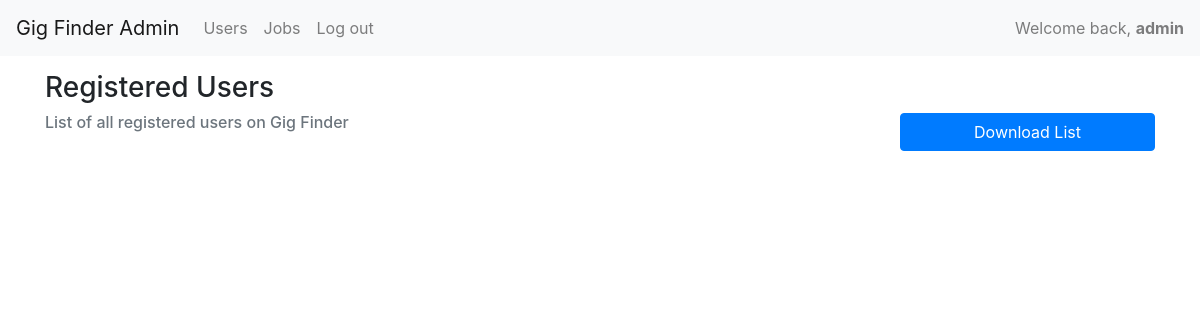
The app's page /gigFinder/users/ (signed in), older data.
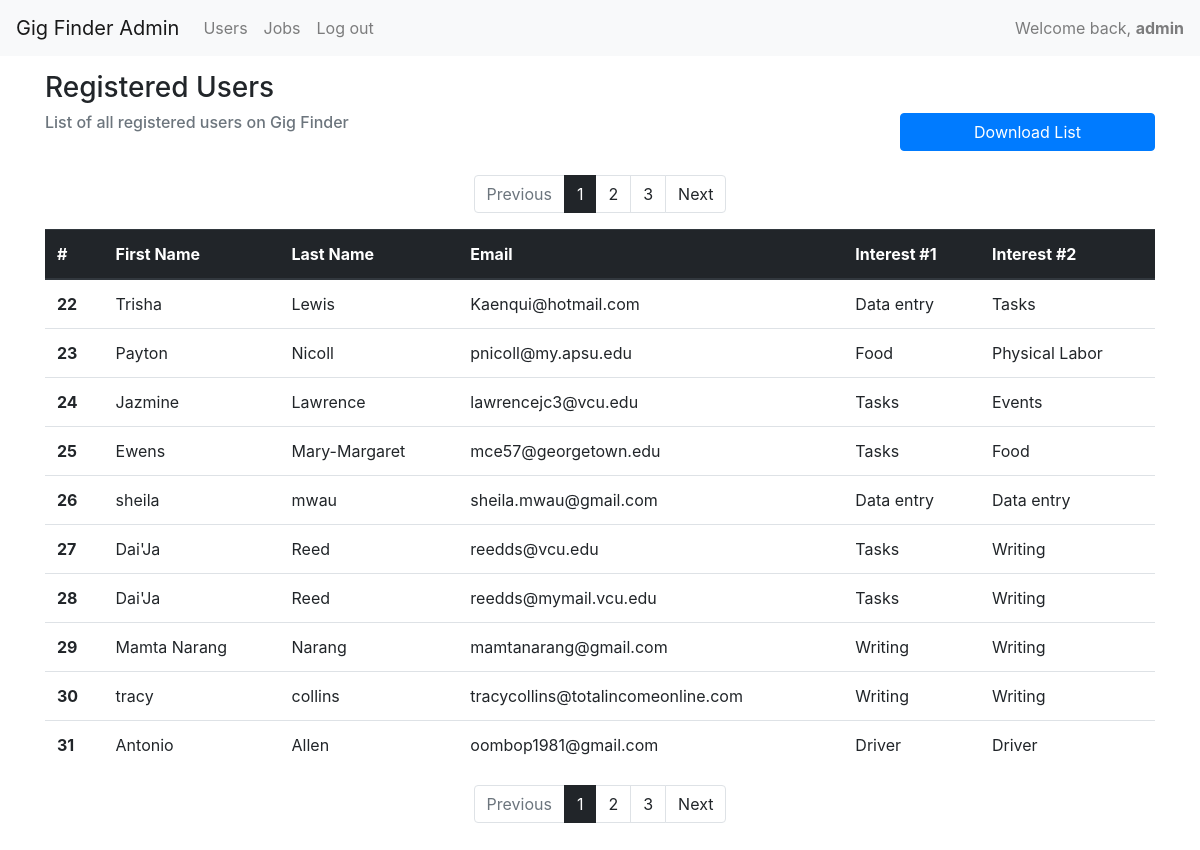
The same page, newer data.
### gig_finder_admin/models.py (models this page shows)
class User(models.Model):
	FirstName = models.CharField(max_length=250, default='')
	LastName = models.CharField(max_length=250, default='')
	Email = models.CharField(max_length=250, default='')
	interest1 = models.CharField(max_length=250, default='')
	interest2 = models.CharField(max_length=250, default='')

### gig_finder_admin/views.py (the view)
# urls.py: path('users/', login_required(views.UserIndexView.as_view()), name='userIndex'),
class UserIndexView(generic.ListView):
    template_name = 'user/index.html'
    context_object_name = 'users'
    model = User
    paginate_by = 10

### gig_finder_admin/templates/user/index.html (shortened to what this page needs)
{% extends 'base.html' %}
{% load static %}
{% block stylesheet %}
  <link rel="stylesheet" href="{% static './css/gigFinder.css' %}">
{% endblock %}
{% block content %}
  <div class="row">
    <div class="col-6">
      <h3>Registered Users</h3>
    </div>
  </div>
  <div class="row">
    <div class="col-6">
        <h6 class="mb-2 text-muted">List of all registered users on Gig Finder</h6>
    </div>
    <div class="offset-3 col-3">
      <button type="button" class="btn btn-block btn-primary" onclick="exportModel('modelUrl')">Download List</button>
    </div>
  </div>
  <br>
  {% if users %}
    {% include "paginator.html" %}
    <table class="table table-hover">
      <thead class="thead-dark">
        <tr>
          <th scope="col">#</th>
          <th scope="col">First Name</th>
          <th scope="col">Last Name</th>
          <th scope="col">Email</th>
          <th scope="col">Interest #1</th>
          <th scope="col">Interest #2</th>
        </tr>
      </thead>
      <tbody>
        {% for user in users %}
          <tr>
            <th scope="row">{{ user.id }}</th>
            <td>{{ user.FirstName }}</td>
            <td>{{ user.LastName }}</td>
            <td>{{ user.Email }}</td>
            <td>{{ user.interest1 }}</td>
            <td>{{ user.interest2 }}</td>
          </tr>
        {% endfor %}
      </tbody>
    </table>
    {% include "paginator.html" %}
  {% endif %}
{% endblock %}

### templates/base.html (shortened to what this page needs)
{% load static %}
<!DOCTYPE html>
<html>
    <head>
      <link rel="stylesheet" href="{% static 'libs/bootstrap/css/bootstrap.min.css' %}">
      <link rel="stylesheet" href="{% static 'css/app.css' %}">
      {% block stylesheet %}{% endblock %}
    </head>
    <body>
      {% block body %}
      {% include "navbar.html" %}
      <div class="container body-pad25">
        {% block content %}
        {% endblock %}
      </div>
      {% endblock body %}
    </body>
</html>

### templates/navbar.html (shortened to what this page needs)
{% block navbar %}
<nav class="navbar navbar-expand-lg navbar-light bg-light">
    <a class="navbar-brand" href="{% url 'polls:index' %}">Gig Finder Admin</a>
    <div class="collapse navbar-collapse" id="navbarSupportedContent">
      <ul class="navbar-nav mr-auto">
        <li class="nav-item">
          <a class="nav-link" href="{% url 'gigFinder:userIndex' %}">Users</a>
        </li>
        <li class="nav-item">
          <a class="nav-link" href="{% url 'gigFinder:jobIndex' %}">Jobs</a>
        </li>
        <li class="nav-item">
          <a class="nav-link" href="{% url 'logout' %}">Log out</a>
        </li>
      </ul>
      {% if user.is_authenticated %}
        <span class="navbar-text">Welcome back, <strong>{{ user.username }}</strong></span>
      {% endif %}
    </div>
</nav>
{% endblock %}

### templates/paginator.html
{% if is_paginated %}
    <ul class="pagination justify-content-center">
        {% if page_obj.has_previous %}
        <li class="page-item"><a class="page-link" href="?page={{ page_obj.previous_page_number }}">Previous</a></li>
        {% else %}
        <li class="page-item disabled"><a class="page-link" href="#">Previous</a></li>
        {% endif %}
        {% for i in paginator.page_range %}
        {% if page_obj.number == i %}
            <li class="page-item active"><span class="page-link">{{ i }}<span class="sr-only">(current)</span></span></li>
        {% else %}
            <li class="page-item"><a class="page-link" href="?page={{ i }}">{{ i }}</a></li>
        {% endif %}
        {% endfor %}
        {% if page_obj.has_next %}
        <li class="page-item"><a class="page-link" href="?page={{ page_obj.next_page_number }}">Next</a></li>
        {% else %}
        <li class="page-item disabled"><span class="page-link">Next</span></li>
        {% endif %}
    </ul>
{% endif %}

### static/css/app.css (style rules this page uses)
.body-pad25 { padding: 15px; }
.page-link { color: #212529 }
.page-item.active .page-link { background-color: #212529; border-color: #212529; }

### gig_finder_admin/static/css/gigFinder.css (style rules this page uses)
.page-link { color: #212529 }
.page-item.active .page-link { background-color: #212529; border-color: #212529; }

Row changes from the older to the newer data that the page shows:
added User: id "22", FirstName "Trisha", LastName "Lewis", Email "Kaenqui@hotmail.com", interest1 "Data entry", interest2 "Tasks"
added User: id "23", FirstName "Payton", LastName "Nicoll", Email "pnicoll@my.apsu.edu", interest1 "Food", interest2 "Physical Labor"
added User: id "24", FirstName "Jazmine", LastName "Lawrence", Email "lawrencejc3@vcu.edu", interest1 "Tasks", interest2 "Events"
added User: id "25", FirstName "Ewens", LastName "Mary-Margaret", Email "mce57@georgetown.edu", interest1 "Tasks", interest2 "Food"
added User: id "26", FirstName "sheila", LastName "mwau", Email "sheila.mwau@gmail.com", interest1 "Data entry", interest2 "Data entry"
added User: id "27", FirstName "Dai'Ja", LastName "Reed", Email "reedds@vcu.edu", interest1 "Tasks", interest2 "Writing"
added User: id "28", FirstName "Dai'Ja", LastName "Reed", Email "reedds@mymail.vcu.edu", interest1 "Tasks", interest2 "Writing"
added User: id "29", FirstName "Mamta Narang", LastName "Narang", Email "mamtanarang@gmail.com", interest1 "Writing", interest2 "Writing"
added User: id "30", FirstName "tracy", LastName "collins", Email "tracycollins@totalincomeonline.com", interest1 "Writing", interest2 "Writing"
added User: id "31", FirstName "Antonio", LastName "Allen", Email "oombop1981@gmail.com", interest1 "Driver", interest2 "Driver"
Text that changed along with them:
text now shown: "Previous Previous Next Next # First Name Last Name Email Interest #1 Interest #2"
new list line: "1"
new list line: "2"
new list line: "3"
